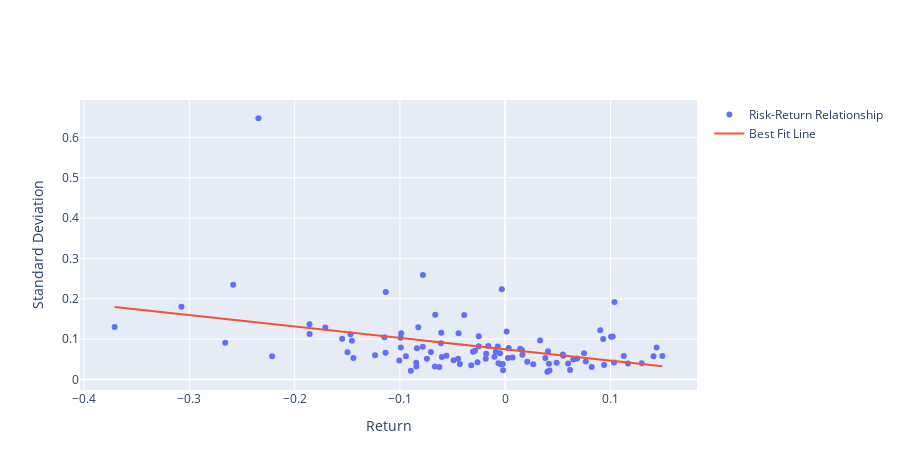

Notebook cell for this chart:
### Code cell
fig = go.Figure()
fig.add_trace(go.Scatter(name='Risk-Return Relationship',
                         x = portfolio[:,0],
                         y = portfolio[:, 1],
                         mode='markers'))
fig.add_trace(go.Scatter(name='Best Fit Line',
                         x=portfolio[:, 0],
                         y=best_fit,
                         mode='lines'))
fig.update_layout(xaxis_title='Return',
                  yaxis_title='Standard Deviation',
                  width=900, height=470)
fig.show()
